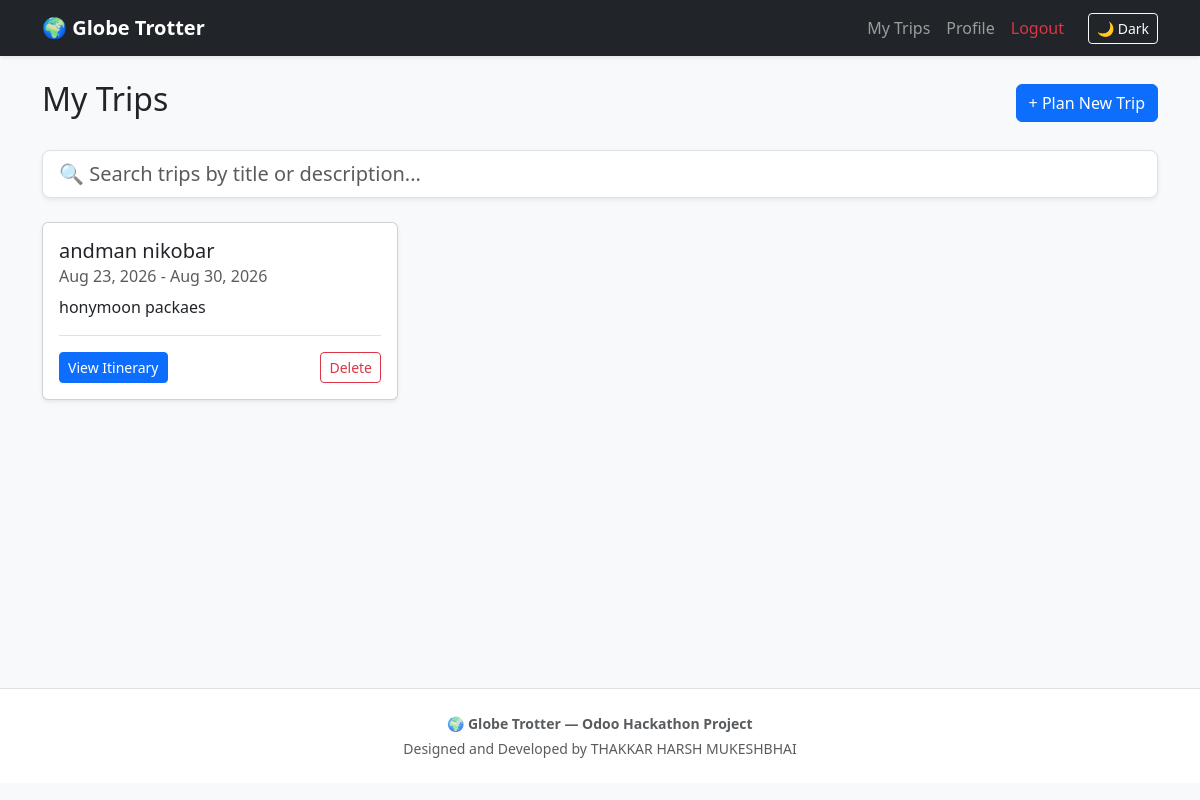
Page /dashboard (signed in) on the committed database.
### app/models.py (models this page shows)
class Trip(db.Model):
    id = db.Column(db.Integer, primary_key=True)
    user_id = db.Column(db.Integer, db.ForeignKey('user.id'), nullable=False) # Links the trip to the user
    title = db.Column(db.String(100), nullable=False)
    description = db.Column(db.Text, nullable=True)
    start_date = db.Column(db.Date, nullable=False)
    end_date = db.Column(db.Date, nullable=False)
    created_at = db.Column(db.DateTime, default=datetime.utcnow)
    stops = db.relationship('Stop', backref='trip', lazy=True, cascade="all, delete-orphan")

### app/routes.py (the view)
@auth.route('/dashboard')
@login_required
def dashboard():
    user_trips = Trip.query.filter_by(user_id=current_user.id).all()
    return render_template('dashboard.html', trips=user_trips)

### app/__init__.py (called while the page is built)
def create_app():
    app = Flask(__name__)
    app.config["SECRET_KEY"] = "123456"
    app.config["SQLALCHEMY_DATABASE_URI"] = "sqlite:///project.db"
    app.config["SQLALCHEMY_TRACK_MODIFICATIONS"] = False
    db.init_app(app)
    login_manager.init_app(app)
    login_manager.login_view = 'auth.login'
    login_manager.login_message_category = 'info'
    from app.routes import auth as auth_blueprint
    app.register_blueprint(auth_blueprint)
    from app.models import User
    @login_manager.user_loader
    def load_user(user_id):
        return User.query.get(int(user_id))
    return app

### app/templates/dashboard.html (shortened to what this page needs)
{% extends "base.html" %}
{% block content %}
<div class="d-flex justify-content-between align-items-center mb-4">
    <h2>My Trips</h2>
    <a href="{{ url_for('auth.create_trip') }}" class="btn btn-primary">+ Plan New Trip</a>
</div>
{% if trips %}
<div class="mb-4">
    <input type="text" id="tripSearchInput" class="form-control form-control-lg shadow-sm" placeholder="🔍 Search trips by title or description..." onkeyup="filterTrips()">
</div>
{% endif %}
<div class="row" id="tripsGrid">
    {% if trips %}
        {% for trip in trips %}
        <div class="col-md-4 mb-4 trip-card-wrapper">
            <div class="card shadow-sm h-100">
                <div class="card-body d-flex flex-column">
                    <h5 class="card-title trip-title">{{ trip.title }}</h5>
                    <h6 class="card-subtitle mb-2 text-muted">
                        {{ trip.start_date.strftime('%b %d, %Y') }} - {{ trip.end_date.strftime('%b %d, %Y') }}
                    </h6>
                    <p class="card-text text-truncate trip-desc">{{ trip.description }}</p>
                    <div class="mt-auto d-flex justify-content-between align-items-center pt-3 border-top">
                        <a href="{{ url_for('auth.trip_view', trip_id=trip.id) }}" class="btn btn-primary btn-sm">View Itinerary</a>
                        <form method="POST" action="{{ url_for('auth.delete_trip', trip_id=trip.id) }}" onsubmit="return confirm('Delete this trip completely?');">
                            <button type="submit" class="btn btn-outline-danger btn-sm">Delete</button>
                        </form>
                    </div>
                </div>
            </div>
        </div>
        {% endfor %}
    {% else %}
        <div class="col-12 text-center mt-5">
            <h4 class="text-muted">You haven't planned any trips yet!</h4>
            <p>Click the button above to get started.</p>
        </div>
    {% endif %}
</div>
{% endblock %}

### app/templates/base.html (style rules this page uses)
body { transition: background-color 0.3s ease, color 0.3s ease; }

### rows in the picture
Trip: title "andman nikobar", start_date "Aug 23, 2026", end_date "Aug 30, 2026", description "honymoon packaes"
